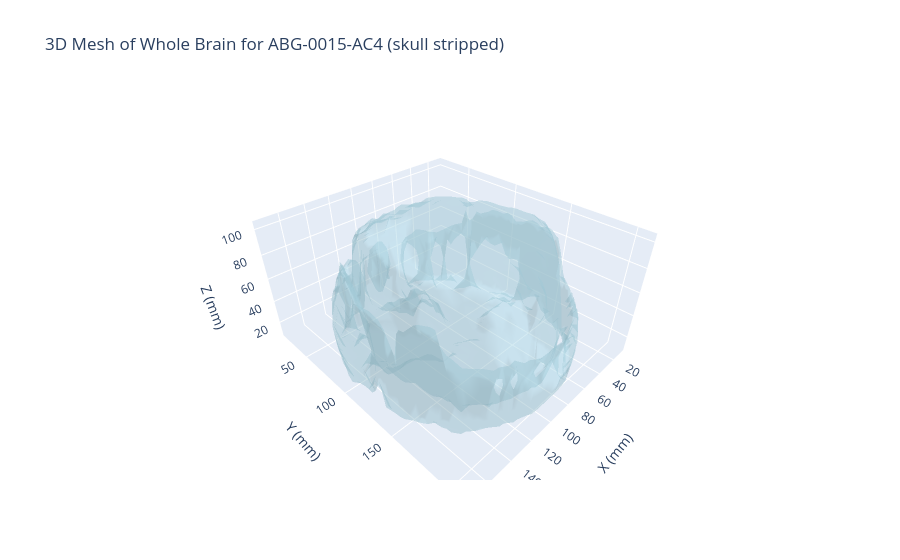

Notebook cell for this chart:
### Code cell
# Create a 3D mesh of the whole brain using marching cubes
# Proper skull stripping using morphological opening with a ball structuring element
from skimage import measure, filters
from skimage.morphology import ball
from scipy import ndimage
import plotly.graph_objects as go

# Use the main MRI image for the brain surface
brain_arr = img_arr.copy()

# Step 1: Otsu threshold with higher multiplier to exclude skull/scalp
nonzero_voxels = brain_arr[brain_arr > 0]
otsu_threshold = filters.threshold_otsu(nonzero_voxels)
print(f'Otsu threshold: {otsu_threshold:.1f}')

brain_threshold = otsu_threshold * 0.5
brain_mask = (brain_arr > brain_threshold).astype(np.uint8)
print(f'Using threshold: {brain_threshold:.1f}, mask voxels: {brain_mask.sum():,}')

# Step 2: Morphological opening with a ball structuring element
# This severs thin connections between brain and skull (through CSF gaps,
# foramen magnum, etc.) while preserving the brain's bulk shape.
# Adjust BALL_RADIUS based on in-plane resolution:
#   - For ~0.5mm voxels: radius 4 (~4mm physical gap)
#   - For ~0.8mm voxels: radius 3 (~4.8mm physical gap)
BALL_RADIUS = 3
selem = ball(BALL_RADIUS)
print(f'Morphological opening with ball radius={BALL_RADIUS} ...')
brain_mask = ndimage.binary_opening(brain_mask, structure=selem).astype(np.uint8)
print(f'  After opening: {brain_mask.sum():,} voxels')

# Step 3: Keep only the largest connected component (should be the brain)
labeled_mask, num_features = ndimage.label(brain_mask)
if num_features > 0:
    component_sizes = ndimage.sum(brain_mask, labeled_mask, range(1, num_features + 1))
    largest_component = np.argmax(component_sizes) + 1
    brain_mask = (labeled_mask == largest_component).astype(np.uint8)
    print(f'  Kept largest of {num_features} components ({int(component_sizes[largest_component-1]):,} voxels)')

# Step 4: Fill holes in 3D (ventricles, internal cavities)
brain_mask = ndimage.binary_fill_holes(brain_mask).astype(np.uint8)
print(f'  After fill holes: {brain_mask.sum():,} voxels')

# Step 5: Light closing to smooth the surface
brain_mask = ndimage.binary_closing(brain_mask, structure=ball(2)).astype(np.uint8)

# Step 6: Smooth the binary mask with Gaussian filter for nicer surface
brain_mask_smooth = ndimage.gaussian_filter(brain_mask.astype(float), sigma=2)

# Step 7: Downsample for smaller file size
DOWNSAMPLE_FACTOR = 3
brain_downsampled = ndimage.zoom(brain_mask_smooth, 1/DOWNSAMPLE_FACTOR, order=1)
print(f'Downsampled from {brain_mask_smooth.shape} to {brain_downsampled.shape}')

# Step 8: Extract surface at 0.5 level
STEP_SIZE = 2
verts_brain, faces_brain, normals_brain, values_brain = measure.marching_cubes(
    brain_downsampled, 
    level=0.5,
    step_size=STEP_SIZE
)

# Scale vertices back to original voxel space, then apply spacing for real-world coordinates
verts_brain_scaled = verts_brain * DOWNSAMPLE_FACTOR
verts_brain_scaled[:, 0] *= spacing[0]  # X in mm
verts_brain_scaled[:, 1] *= spacing[1]  # Y in mm
verts_brain_scaled[:, 2] *= spacing[2]  # Z in mm

print(f'Brain mesh: {len(verts_brain)} vertices, {len(faces_brain)} faces')
print(f'Applied voxel spacing: {spacing}')

fig_brain = go.Figure(data=[
    go.Mesh3d(
        x=verts_brain_scaled[:,0], y=verts_brain_scaled[:,1], z=verts_brain_scaled[:,2],
        i=faces_brain[:,0], j=faces_brain[:,1], k=faces_brain[:,2],
        color='lightblue', opacity=0.3,
        name='Brain Surface'
    )
])
fig_brain.update_layout(scene=dict(
    xaxis_title='X (mm)',
    yaxis_title='Y (mm)',
    zaxis_title='Z (mm)',
    aspectmode='data'
), title=f'3D Mesh of Whole Brain for {CASE_ID} (skull stripped)')

output_html_brain = OUTPUTS / f'brain_mesh_{CASE_ID}.html'
fig_brain.write_html(str(output_html_brain))
import os
file_size_mb = os.path.getsize(output_html_brain) / (1024 * 1024)
print(f'3D brain mesh saved to {output_html_brain} ({file_size_mb:.1f} MB)')
fig_brain.show()

### Figure 1 — Plotly figure (JSON) as saved in the notebook; plotly's stock layout.template omitted (floating-point values rounded to 4 significant figures; data arrays with more than 128 entries replaced by an {"elided": "..."} marker saying what was removed)
{"data": [{"color": "lightblue", "i": {"elided": "6316 int values"}, "j": {"elided": "6316 int values"}, "k": {"elided": "6316 int values"}, "name": "Brain Surface", "opacity": 0.3, "type": "mesh3d", "x": {"elided": "3140 float values"}, "y": {"elided": "3140 float values"}, "z": {"elided": "3140 float values"}}], "layout": {"scene": {"aspectmode": "data", "xaxis": {"title": {"text": "X (mm)"}}, "yaxis": {"title": {"text": "Y (mm)"}}, "zaxis": {"title": {"text": "Z (mm)"}}}, "title": {"text": "3D Mesh of Whole Brain for ABG-0015-AC4 (skull stripped)"}}}
